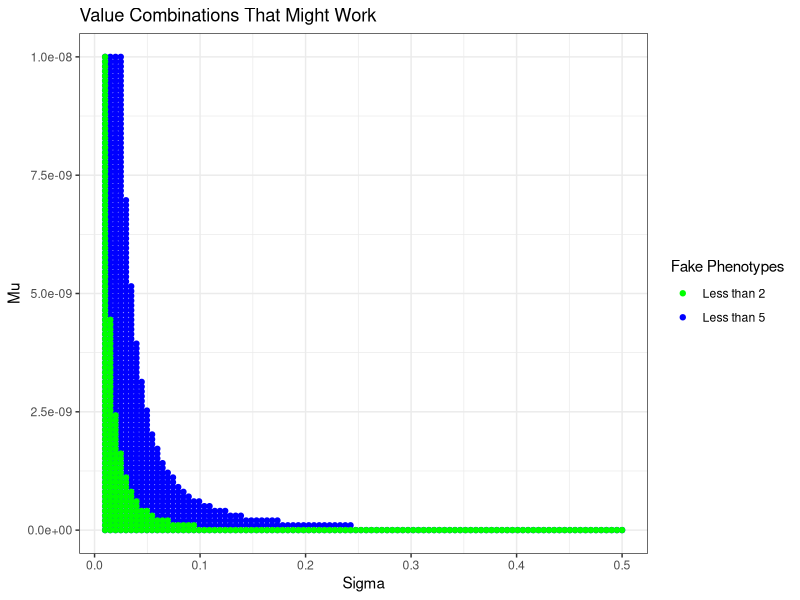
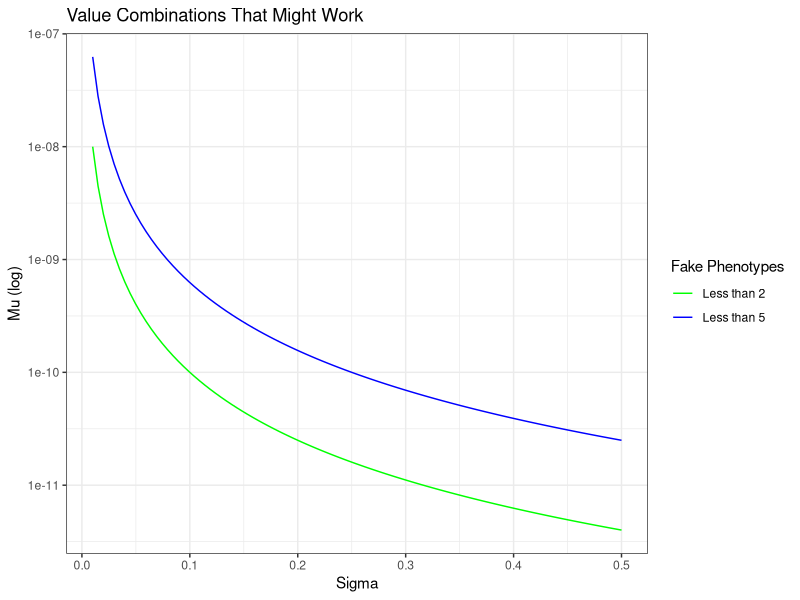

Recreate these plots in R, in order.
## ---- chunk 1
knitr::opts_chunk$set(echo = TRUE)
library(ggplot2)
library(viridis)
library(colorspace)
library(gridExtra)

#setwd("~/Desktop/Proposal Old Drafts")
## ---- chunk 2

sigma = seq(0.01, 0.5, length.out=100)
mu = seq(10^-12, 10^-8, length.out=100)

mat = mapply(rep, 1:4, 4:1)
my_grid <- as.data.frame(expand.grid(sigma, mu))
my_grid$results = mapply(`*`,sigma*2*10^6,rep(sqrt(mu),each=length(sigma)))

ggplot(my_grid, aes(x = Var1, y=Var2, colour = results)) +
  geom_point(data=my_grid[my_grid$results <=5, ], aes(x = Var1, y=Var2, colour="Less than 5"))+
  geom_point(data=my_grid[my_grid$results <=2, ], aes(x = Var1, y=Var2, colour="Less than 2"))+
  ggtitle("Value Combinations That Might Work") +
  xlab("Sigma") + ylab("Mu")+  
  theme_bw()+
  scale_color_manual(name = "Fake Phenotypes", values = c("Less than 5" = "blue", "Less than 2" = "green"))


## ---- chunk 3

#2=sigma*sqrt(mu)*2*10^6
y_mu_2 = (2/(sigma*2*10^6))^2
y_mu_5 = (5/(sigma*2*10^6))^2
x_sigma_2 = 2/(sqrt(mu)*2*10^6)
x_sigma_5 = 5/(sqrt(mu)*2*10^6)
ggplot() +
  geom_line(aes(x = sigma, y=y_mu_5, colour="Less than 5"))+
  geom_line(aes(x = sigma, y=y_mu_2, colour="Less than 2"))+
  #lines are out of order, but the points line up. Looks Good!
  #geom_point(aes(x = x_sigma_5, y=mu), col="blue")+
  #geom_point(aes(x = x_sigma_2, y=mu), col="green")+
  scale_y_log10()+
  #geom_point(data=my_grid[my_grid$results <=2, ], aes(x = Var1, y=Var2), col="green")+
  ggtitle("Value Combinations That Might Work") +
  xlab("Sigma") + ylab("Mu (log)")+ #xlim(0, 0.6)+
  theme_bw()+
  scale_color_manual(name = "Fake Phenotypes", values = c("Less than 5" = "blue", "Less than 2" = "green"))



